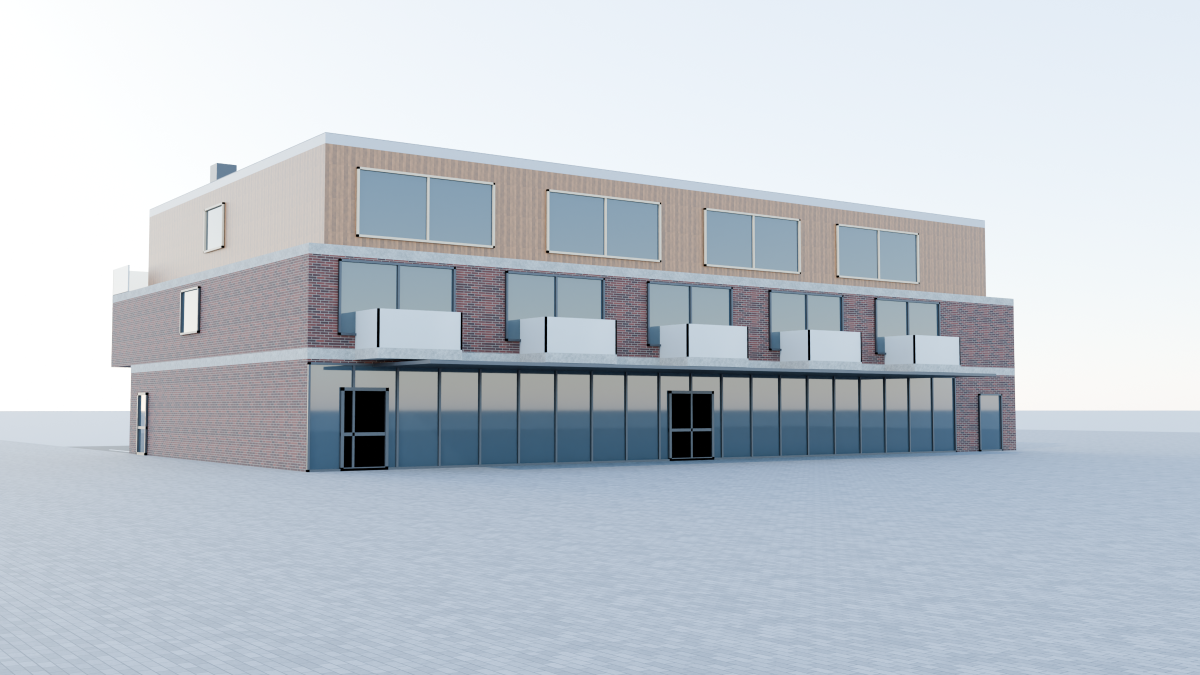
#> input picture praesentation/werlte_master/visualisierungen/higgsfield/renderings/tag/tag_01_front.png, 2400 x 1350 px (shown at 1/2 size)
$ python baue_bildserie.py
#> lines starting #> are read from the running program, lines starting #| are printed output that depends on the picture; after the words box and inside, x2 and y2 are one past the last pixel; in counts of white or black regions, pixels touching at a corner belong together
### praesentation/werlte_master/scripts/geometrietreue.py
"""Misst, wie genau ein veredeltes (Higgsfield-) Bild die Kanten des zugehörigen Blender-Renderings behält.
Kanten (Sobel, 90. Perzentil der Gradienten) beider Bilder; Anteil der Kanten des Blender-Bilds, zu denen das veredelte Bild innerhalb r Pixeln (Standard 6 px bei 2400 px Breite = ca. 0,10 m an der Fassade) eine Kante hat, und umgekehrt."""
import sys, numpy as np
from PIL import Image, ImageFilter
def edges(img, size=(2400, 1350)):
#> called with size = (2400, 1350)
    g = np.asarray(img.convert("L").resize(size, Image.LANCZOS)).astype(float)
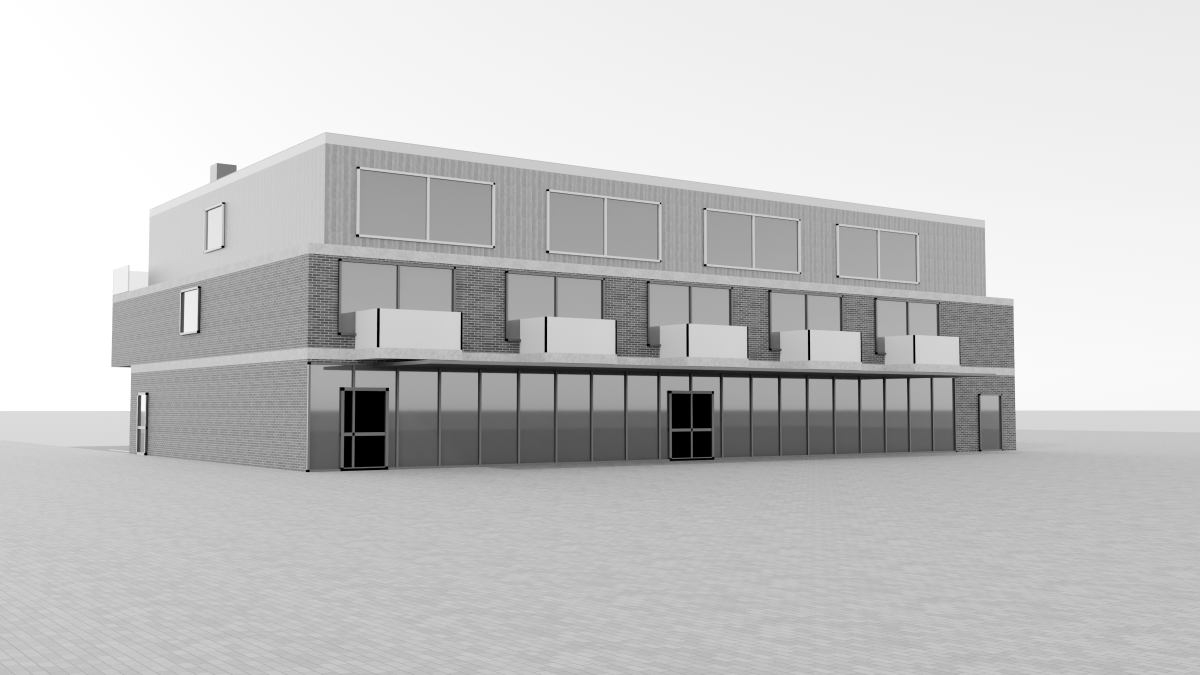
#> g: shape (1350, 2400) float64 (shown at 1/2 size); min 0, max 255, mean 197.2
    gx = np.zeros_like(g); gy = np.zeros_like(g); gx[:, 1:-1] = g[:, 2:] - g[:, :-2]; gy[1:-1] = g[2:] - g[:-2]; m = np.hypot(gx, gy)
#> after `gx[:, 1:-1] = g[:, 2:] - g[:, :-2]`:
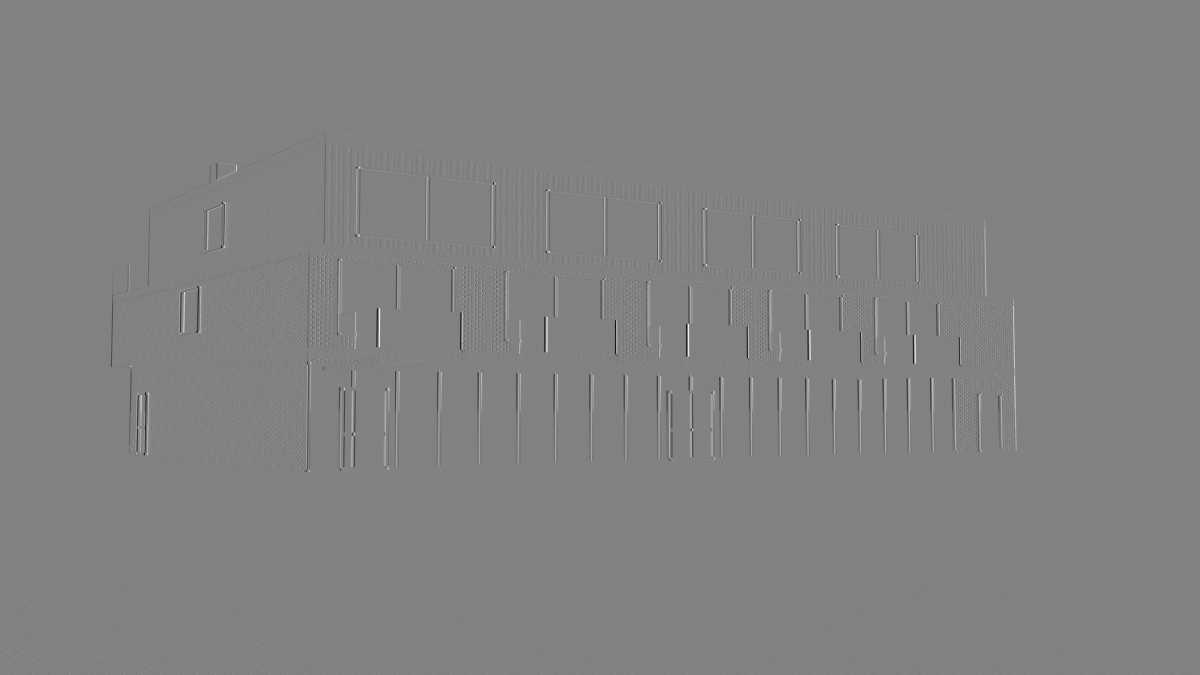
#> gx: shape (1350, 2400) float64 (shown at 1/2 size); min -214, max 207, mean 0; drawn with min black and max white
#> after `m = np.hypot(gx, gy)`:
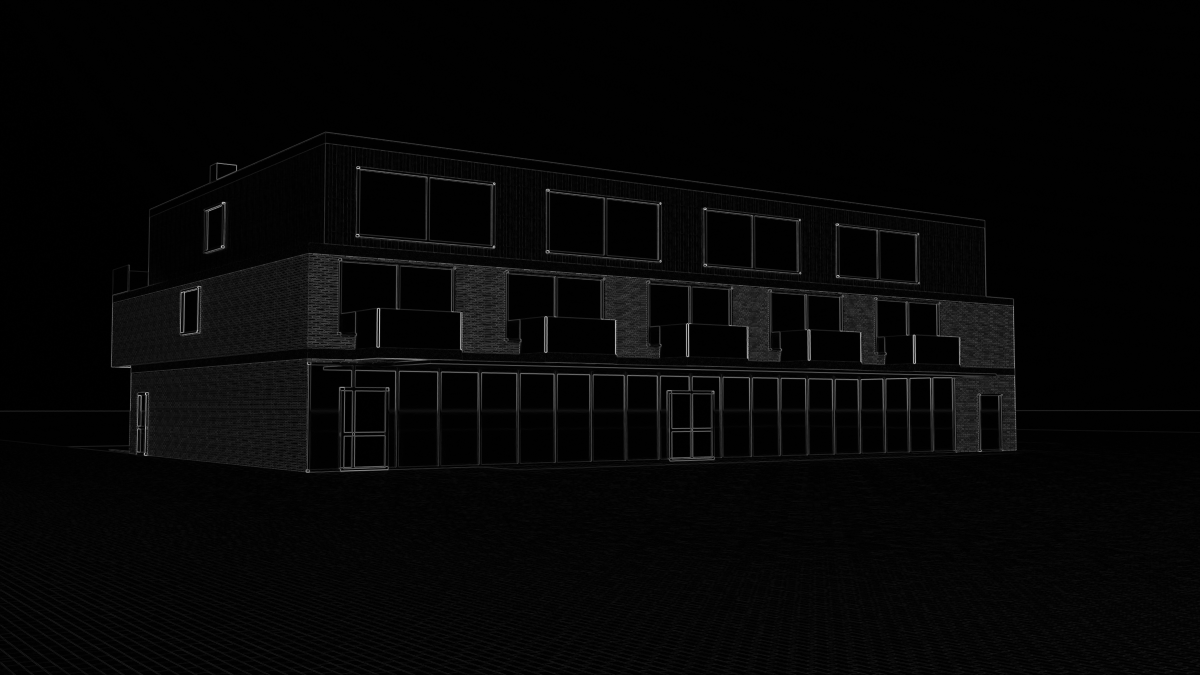
#> m: shape (1350, 2400) float64 (shown at 1/2 size); min 0, max 243.2, mean 6
    return m > np.percentile(m, 90)
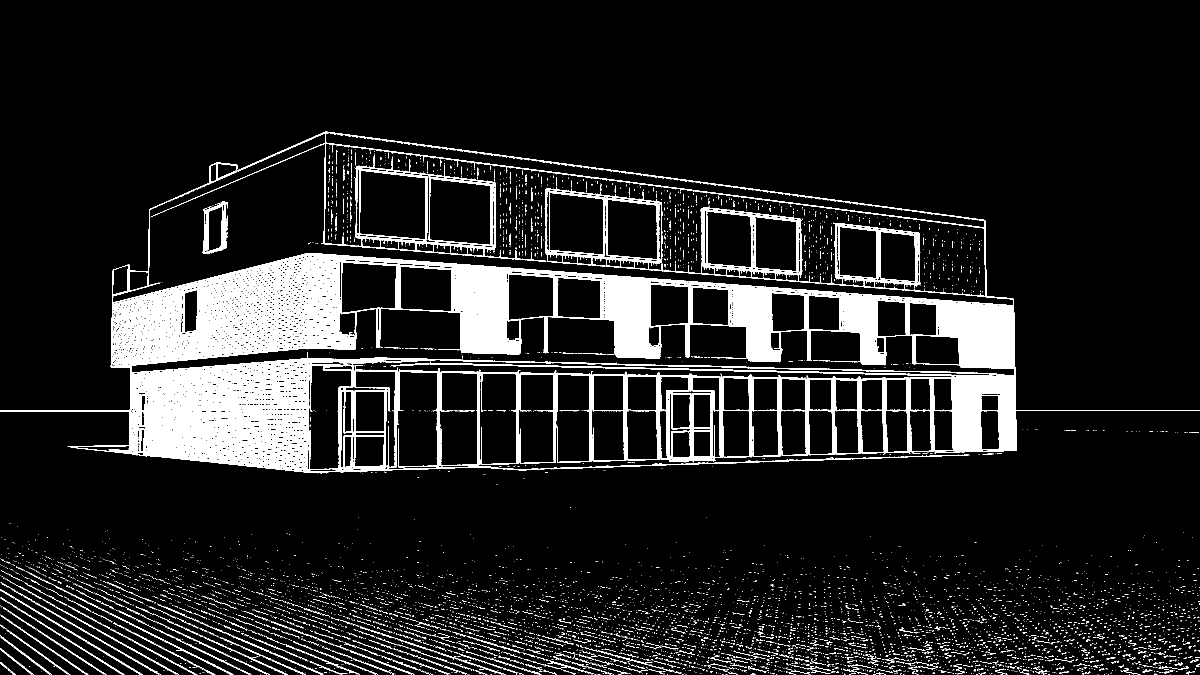
#> returned value: shape (1350, 2400) bool (shown at 1/2 size); 9.9% white; 7578 white regions (7271 under 20 px), largest, box (x1, y1, x2, y2) and area: (0, 263, 2400, 947) 254735, (1090, 377, 1640, 567) 11807, (1039, 741, 1186, 928) 3445
def dilate(e, r):
    im = Image.fromarray((e * 255).astype(np.uint8)).filter(ImageFilter.MaxFilter(2 * r + 1)); return np.asarray(im) > 0
def score(a, b, r=6):
#> (the run stopped early here; a loop or call above may not have finished)

$ run again, with praesentation/werlte_master/elevations/elevation_platz_arbeitsstand.png copied over praesentation/werlte_master/visualisierungen/higgsfield/renderings/tag/tag_01_front.png
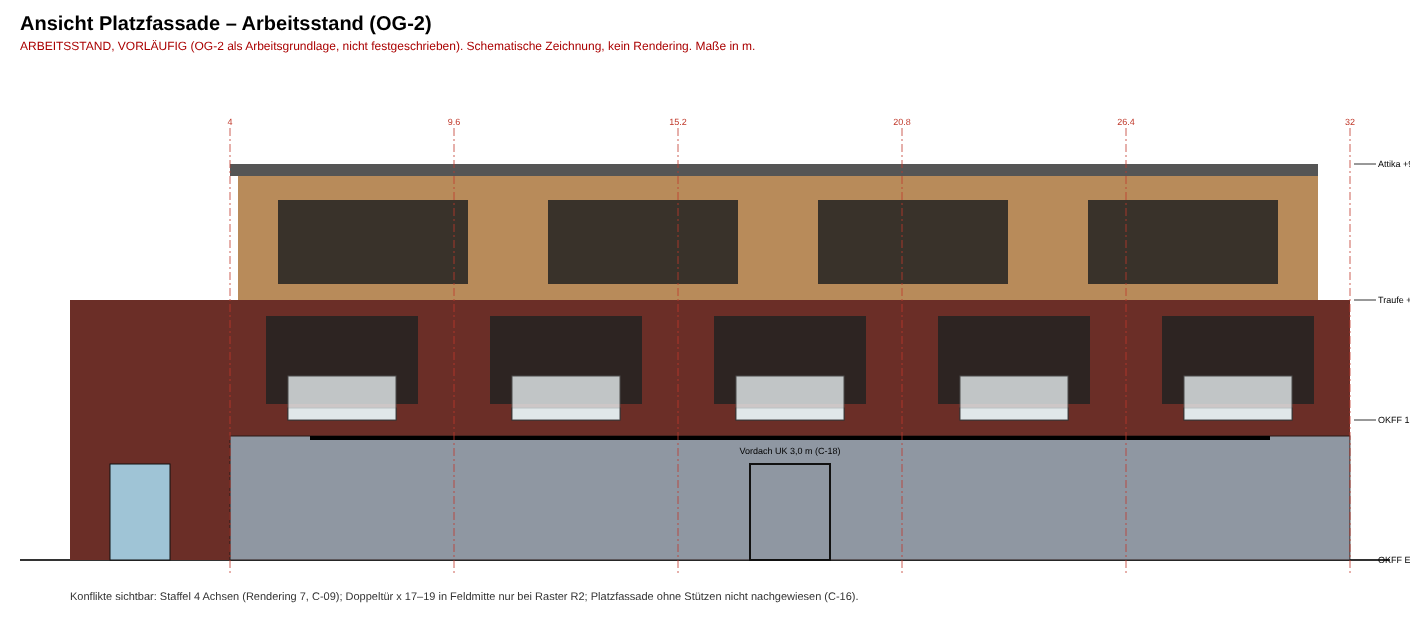
#> input picture praesentation/werlte_master/elevations/elevation_platz_arbeitsstand.png, 1410 x 640 px
#> in edges, `g = np.asarray(img.convert("L").resize(size, Image.LANCZOS)).astype(fl..`:
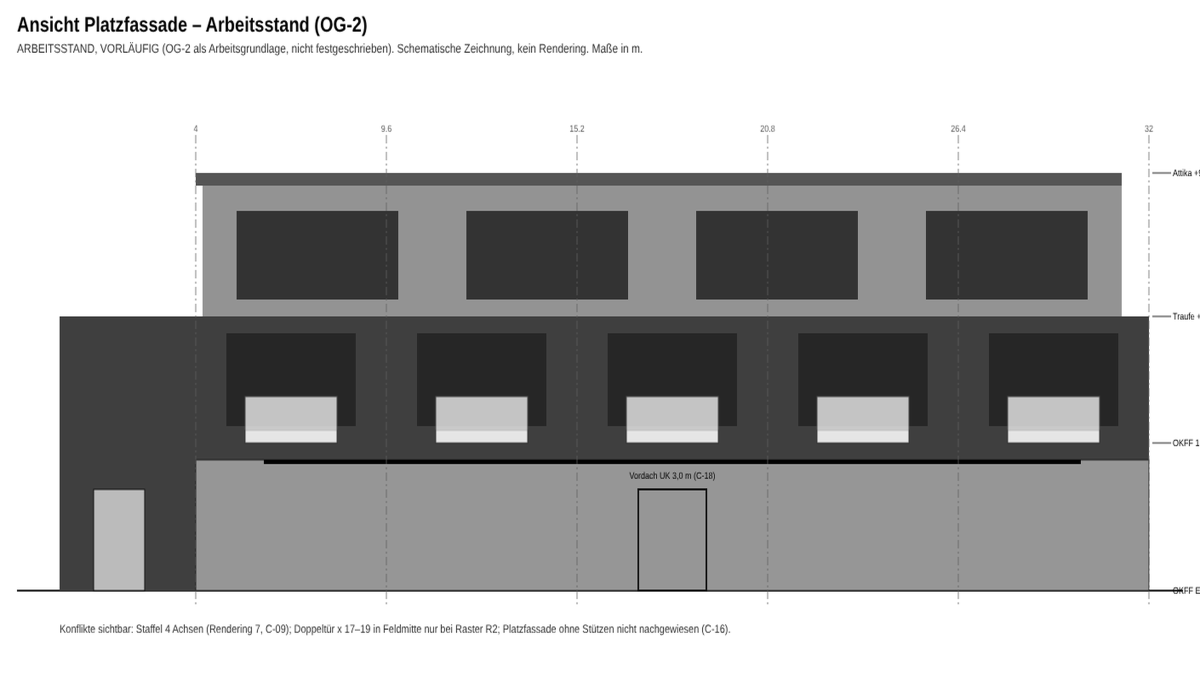
#> g: shape (1350, 2400) float64 (shown at 1/2 size); min 0, max 255, mean 172.4
#> in edges, `return m > np.percentile(m, 90)`:
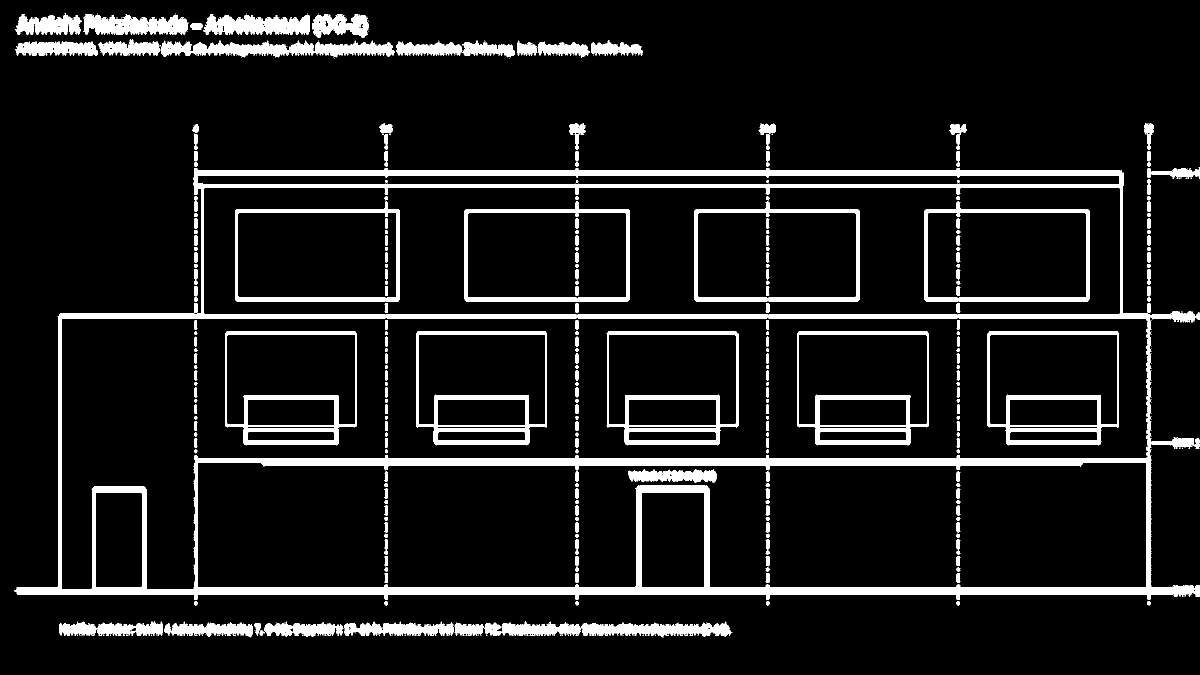
#> returned value: shape (1350, 2400) bool (shown at 1/2 size); 9.1% white; 685 white regions (381 under 20 px), largest, box (x1, y1, x2, y2) and area: (29, 336, 2400, 1200) 122214, (832, 665, 1094, 891) 9103, (1214, 665, 1477, 891) 8970

$ run again, with praesentation/werlte_master/gesamtkonzept/31_Flaechen_Wohnungsuebersicht.png copied over praesentation/werlte_master/visualisierungen/higgsfield/renderings/tag/tag_01_front.png
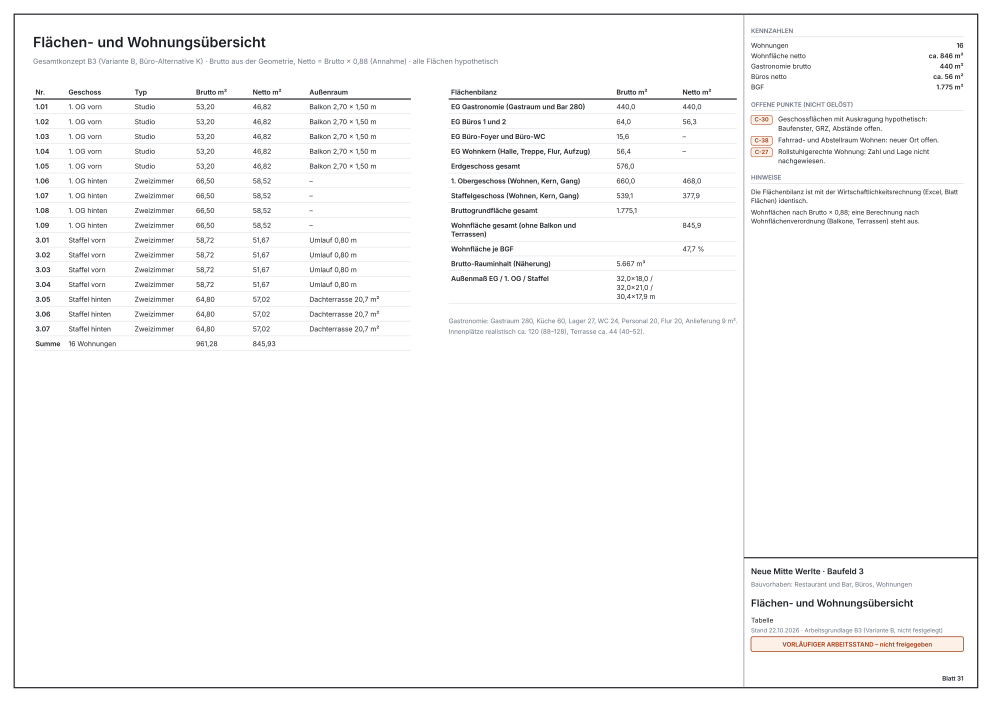
#> input picture praesentation/werlte_master/gesamtkonzept/31_Flaechen_Wohnungsuebersicht.png, 4959 x 3506 px (shown at 1/5 size)
#> in edges, `g = np.asarray(img.convert("L").resize(size, Image.LANCZOS)).astype(fl..`:
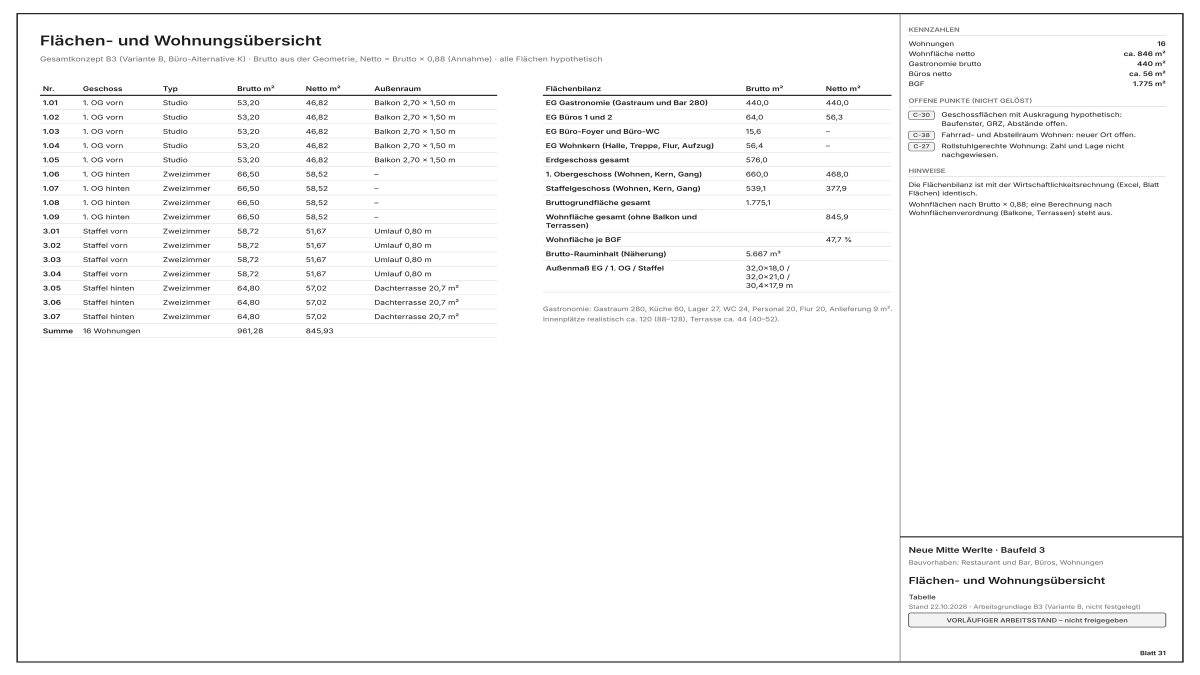
#> g: shape (1350, 2400) float64 (shown at 1/2 size); min 0, max 255, mean 248.5
#> in edges, `return m > np.percentile(m, 90)`:
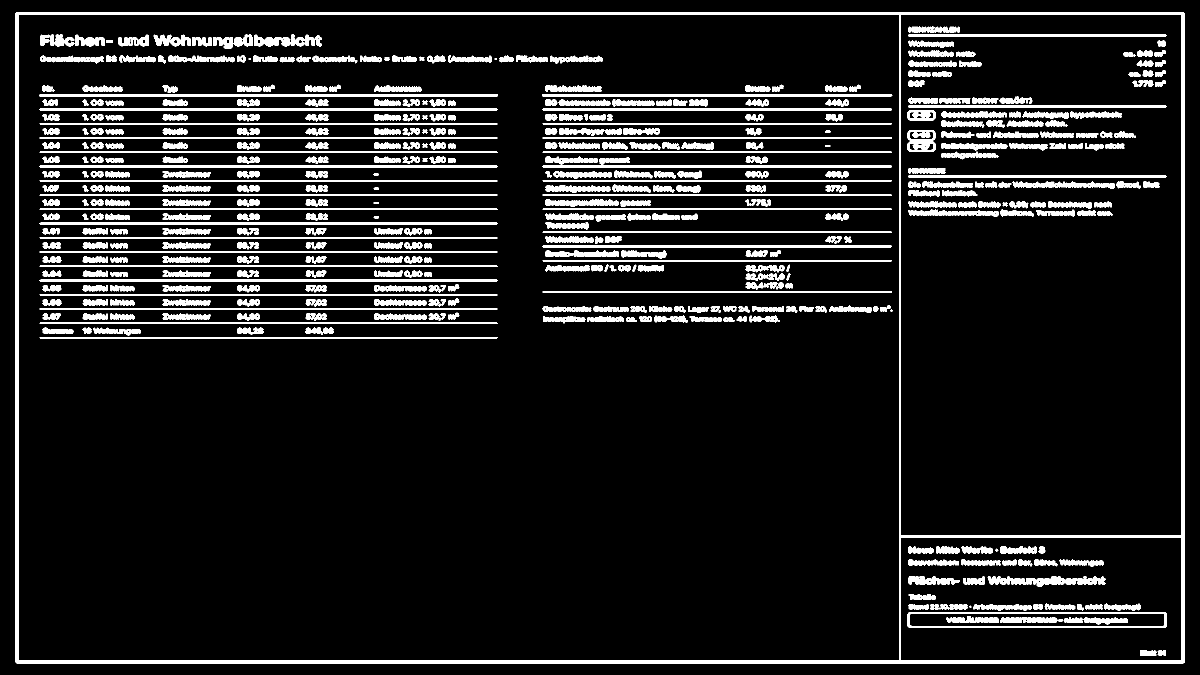
#> returned value: shape (1350, 2400) bool (shown at 1/2 size); 9.9% white; 481 white regions (5 under 20 px), largest, box (x1, y1, x2, y2) and area: (31, 25, 2369, 1327) 49171, (78, 188, 996, 193) 4584, (1815, 1224, 2334, 1256) 4367
